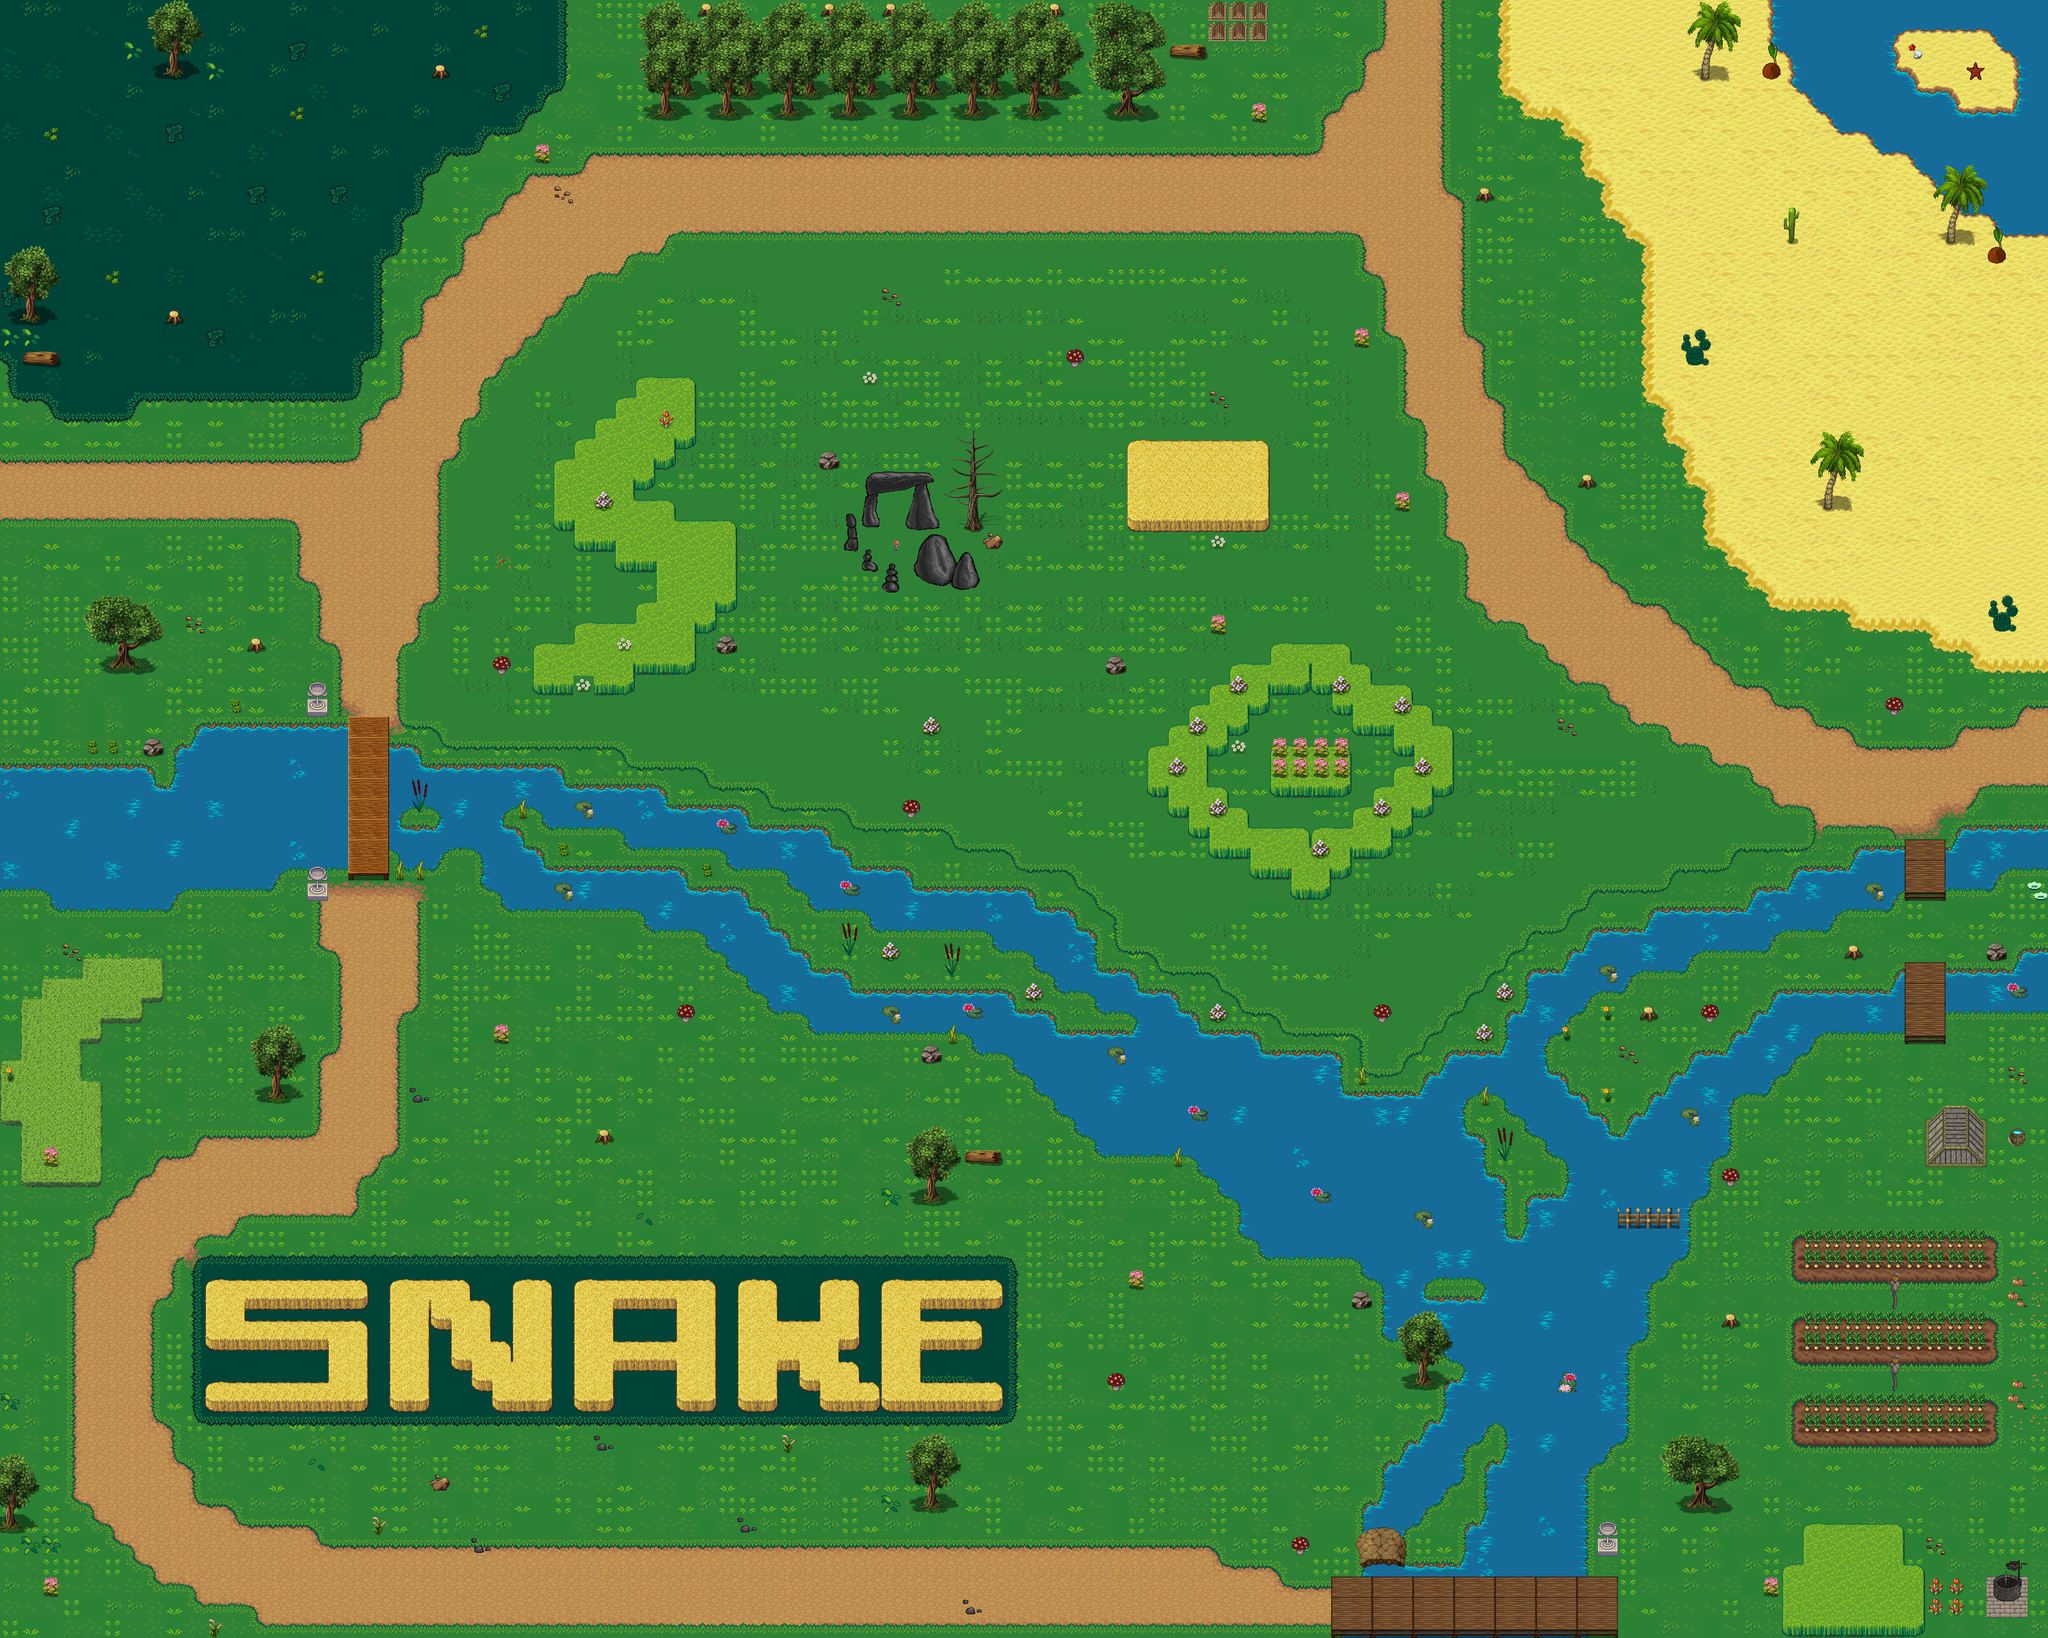

A 2D game scene composited from a Tiled map and its tileset images. What follows is a short description and the map's XML, with each tile layer's data collapsed to a summary:
An orthogonal 100x80 tile map with 32x32 px tiles, 8 tile layers (Gramado solo, Gramado 2 e areia, Rio, Árvores 1 e Snake, ...), 4 tilesets and 379 objects (221x Wall, 94x fruit, 58x mato grosso, player, presa1, ...).

<map version="1.2" tiledversion="1.3.5" orientation="orthogonal" renderorder="right-down" width="100" height="80" tilewidth="32" tileheight="32" infinite="0" nextlayerid="14" nextobjectid="402">
 <tileset firstgid="1" name="Árvores" tilewidth="32" tileheight="32" tilecount="256" columns="16">
  <image source="../assets/img/celianna_TileB1.png" width="512" height="512" />
 </tileset>
 <tileset firstgid="257" name="Terreno principal 2" tilewidth="32" tileheight="32" tilecount="483" columns="21">
  <image source="../assets/img/terrain.png" width="672" height="736" />
  <terraintypes>
   <terrain name="Caminho de terra claro" tile="64" />
   <terrain name="Caminnho de terra vermelha" tile="70" />
   <terrain name="Terra escura na grama" tile="208" />
   <terrain name="Rio" tile="260" />
   <terrain name="Areia" tile="316" />
   <terrain name="Ilha de areia" tile="278" />
   <terrain name="Gramado claro" tile="149" />
   <terrain name="Buraco com água" tile="41" />
   <terrain name="Buraco" tile="52" />
   <terrain name="Feno" tile="205" />
   <terrain name="Gramado escuro" tile="155" />
   <terrain name="Mato médio" tile="156" />
   <terrain name="Mato Alto" tile="159" />
  </terraintypes>
  <tile id="1" terrain="0,0,0," />
  <tile id="2" terrain="0,0,,0" />
  <tile id="7" terrain="1,1,1," />
  <tile id="8" terrain="1,1,,1" />
  <tile id="10" terrain="8,8,8," />
  <tile id="11" terrain="8,8,,8" />
  <tile id="19" terrain="7,7,7," />
  <tile id="20" terrain="7,7,,7" />
  <tile id="22" terrain="0,,0,0" />
  <tile id="23" terrain=",0,0,0" />
  <tile id="28" terrain="1,,1,1" />
  <tile id="29" terrain=",1,1,1" />
  <tile id="31" terrain="8,,8,8" />
  <tile id="32" terrain=",8,8,8" />
  <tile id="40" terrain="7,,7,7" />
  <tile id="41" terrain=",7,7,7" />
  <tile id="42" terrain=",,,0" />
  <tile id="43" terrain=",,0,0" />
  <tile id="44" terrain=",,0," />
  <tile id="48" terrain=",,,1" />
  <tile id="49" terrain=",,1,1" />
  <tile id="50" terrain=",,1," />
  <tile id="51" terrain=",,,8" />
  <tile id="52" terrain=",,8,8" />
  <tile id="53" terrain=",,8," />
  <tile id="60" terrain=",,,7" />
  <tile id="61" terrain=",,7,7" />
  <tile id="62" terrain=",,7," />
  <tile id="63" terrain=",0,,0" />
  <tile id="64" terrain="0,0,0,0" />
  <tile id="65" terrain="0,,0," />
  <tile id="69" terrain=",1,,1" />
  <tile id="70" terrain="1,1,1,1" />
  <tile id="71" terrain="1,,1," />
  <tile id="72" terrain=",8,,8" />
  <tile id="73" terrain="8,8,8,8" />
  <tile id="74" terrain="8,,8," />
  <tile id="81" terrain=",7,,7" />
  <tile id="82" terrain="7,7,7,7" />
  <tile id="83" terrain="7,,7," />
  <tile id="84" terrain=",0,," />
  <tile id="85" terrain="0,0,," />
  <tile id="86" terrain="0,,," />
  <tile id="90" terrain=",1,," />
  <tile id="91" terrain="1,1,," />
  <tile id="92" terrain="1,,," />
  <tile id="93" terrain=",8,," />
  <tile id="94" terrain="8,8,," />
  <tile id="95" terrain="8,,," />
  <tile id="102" terrain=",7,," />
  <tile id="103" terrain="7,7,," />
  <tile id="104" terrain="7,,," />
  <tile id="127" terrain="6,6,6," />
  <tile id="128" terrain="6,6,,6" />
  <tile id="133" terrain="10,10,10," />
  <tile id="134" terrain="10,10,,10" />
  <tile id="136" terrain="11,11,11," />
  <tile id="137" terrain="11,11,,11" />
  <tile id="139" terrain="12,12,12," />
  <tile id="140" terrain="12,12,,12" />
  <tile id="142" terrain="9,9,9," />
  <tile id="143" terrain="9,9,,9" />
  <tile id="145" terrain="2,2,2," />
  <tile id="146" terrain="2,2,,2" />
  <tile id="148" terrain="6,,6,6" />
  <tile id="149" terrain=",6,6,6" />
  <tile id="154" terrain="10,,10,10" />
  <tile id="155" terrain=",10,10,10" />
  <tile id="157" terrain="11,,11,11" />
  <tile id="158" terrain=",11,11,11" />
  <tile id="160" terrain="12,,12,12" />
  <tile id="161" terrain=",12,12,12" />
  <tile id="163" terrain="9,,9,9" />
  <tile id="164" terrain=",9,9,9" />
  <tile id="166" terrain="2,,2,2" />
  <tile id="167" terrain=",2,2,2" />
  <tile id="168" terrain=",,,6" />
  <tile id="169" terrain=",,6,6" />
  <tile id="170" terrain=",,6," />
  <tile id="174" terrain=",,,10" />
  <tile id="175" terrain=",,10,10" />
  <tile id="176" terrain=",,10," />
  <tile id="177" terrain=",,,11" />
  <tile id="178" terrain=",,11,11" />
  <tile id="179" terrain=",,11," />
  <tile id="180" terrain=",,,12" />
  <tile id="181" terrain=",,12,12" />
  <tile id="182" terrain=",,12," />
  <tile id="183" terrain=",,,9" />
  <tile id="184" terrain=",,9,9" />
  <tile id="185" terrain=",,9," />
  <tile id="186" terrain=",,,2" />
  <tile id="187" terrain=",,2,2" />
  <tile id="188" terrain=",,2," />
  <tile id="189" terrain=",6,,6" />
  <tile id="190" terrain="6,6,6,6" />
  <tile id="191" terrain="6,,6," />
  <tile id="195" terrain=",10,,10" />
  <tile id="196" terrain="10,10,10,10" />
  <tile id="197" terrain="10,,10," />
  <tile id="198" terrain=",11,,11" />
  <tile id="199" terrain="11,11,11,11" />
  <tile id="200" terrain="11,,11," />
  <tile id="201" terrain=",12,,12" />
  <tile id="202" terrain="12,12,12,12" />
  <tile id="203" terrain="12,,12," />
  <tile id="204" terrain=",9,,9" />
  <tile id="205" terrain="9,9,9,9" probability="0.01" />
  <tile id="206" terrain="9,,9," />
  <tile id="207" terrain=",2,,2" />
  <tile id="208" terrain="2,2,2,2" />
  <tile id="209" terrain="2,,2," />
  <tile id="210" terrain=",6,," />
  <tile id="211" terrain="6,6,," />
  <tile id="212" terrain="6,,," />
  <tile id="216" terrain=",10,," />
  <tile id="217" terrain="10,10,," />
  <tile id="218" terrain="10,,," />
  <tile id="219" terrain=",11,," />
  <tile id="220" terrain="11,11,," />
  <tile id="221" terrain="11,,," />
  <tile id="222" terrain=",12,," />
  <tile id="223" terrain="12,12,," />
  <tile id="224" terrain="12,,," />
  <tile id="225" terrain=",9,," />
  <tile id="226" terrain="9,9,," />
  <tile id="227" terrain="9,,," />
  <tile id="228" terrain=",2,," />
  <tile id="229" terrain="2,2,," />
  <tile id="230" terrain="2,,," />
  <tile id="234" probability="0.01" />
  <tile id="235" probability="0.01" />
  <tile id="236" probability="0.01" />
  <tile id="240" probability="0.01" />
  <tile id="241" probability="0.01" />
  <tile id="259" terrain="3,3,3," />
  <tile id="260" terrain="3,3,,3" />
  <tile id="280" terrain="3,,3,3" />
  <tile id="281" terrain=",3,3,3" />
  <tile id="300" terrain=",,,3" />
  <tile id="301" terrain=",,3,3" />
  <tile id="302" terrain=",,3," />
  <tile id="319" terrain="5,5,5,5" />
  <tile id="321" terrain=",3,,3" />
  <tile id="322" terrain="3,3,3,3" />
  <tile id="323" terrain="3,,3," />
  <tile id="342" terrain=",3,," />
  <tile id="343" terrain="3,3,," />
  <tile id="344" terrain="3,,," />
 </tileset>
 <tileset firstgid="740" name="Mais terrenos" tilewidth="32" tileheight="32" tilecount="192" columns="16">
  <image source="../assets/img/celianna_TileA2.png" width="512" height="384" />
 </tileset>
 <tileset firstgid="932" name="Construções" tilewidth="32" tileheight="32" tilecount="900" columns="30">
  <image source="../assets/img/kisspng-sprite-tile-based-video-game-opengameart-org-tiles-5ad7e1d7a1c119.0323451215240974956626.png" width="960" height="960" />
 </tileset>
 <layer id="1" name="Gramado solo" width="100" height="80">
  <data>[8000 cells, 8000 non-empty, 6 distinct tile ids]</data>
 </layer>
 <layer id="2" name="Gramado 2 e areia" width="100" height="80">
  <data>[8000 cells, 2457 non-empty, 37 distinct tile ids]</data>
 </layer>
 <layer id="3" name="Rio" width="100" height="80">
  <data>[8000 cells, 3819 non-empty, 72 distinct tile ids]</data>
 </layer>
 <layer id="4" name="Árvores 1 e Snake" width="100" height="80">
  <data>[8000 cells, 336 non-empty, 42 distinct tile ids]</data>
 </layer>
 <layer id="5" name="Árvores2" width="100" height="80">
  <data>[8000 cells, 100 non-empty, 28 distinct tile ids]</data>
 </layer>
 <layer id="6" name="Árvores 3" width="100" height="80">
  <data>[8000 cells, 267 non-empty, 49 distinct tile ids]</data>
 </layer>
 <layer id="7" name="Decorações" width="100" height="80">
  <data>[8000 cells, 1287 non-empty, 164 distinct tile ids]</data>
 </layer>
 <layer id="13" name="Decorações 2" width="100" height="80">
  <data>[8000 cells, 22 non-empty, 5 distinct tile ids]</data>
 </layer>
 <objectgroup id="8" name="Walls &amp; fruits">
  <object id="1" name="Wall" x="1000" y="8" width="696" height="184" />
  <object id="2" name="Wall" x="264" y="488" width="16" height="16" />
  <object id="3" name="Wall" x="680" y="104" width="16" height="16" />
  <object id="4" name="Wall" x="40" y="552" width="48" height="24" />
  <object id="5" name="Wall" x="16" y="400" width="64" height="104" />
  <object id="6" name="Wall" x="240" y="8" width="64" height="112" />
  <object id="7" name="Wall" x="392" y="1000" width="16" height="16" />
  <object id="8" name="Wall" x="224" y="1152" width="32" height="32" />
  <object id="9" name="Wall" x="136" y="928" width="72" height="80" />
  <object id="10" name="Wall" x="480" y="1064" width="32" height="56" />
  <object id="11" name="Wall" x="1120" y="992" width="32" height="32" />
  <object id="12" name="Wall" x="1320" y="800" width="24" height="64" />
  <object id="13" name="Wall" x="1432" y="840" width="64" height="72" />
  <object id="14" name="Wall" x="1496" y="864" width="24" height="56" />
  <object id="15" name="Wall" x="1504" y="680" width="24" height="152" />
  <object id="16" name="Wall" x="1536" y="840" width="32" height="16" />
  <object id="17" name="Wall" x="1728" y="1024" width="32" height="32" />
  <object id="18" name="Wall" x="936.521" y="1766.25" width="14.6744" height="18.6508" />
  <object id="19" name="Wall" x="128" y="1480" width="32" height="16" />
  <object id="20" name="Wall" x="480" y="1376" width="32" height="32" />
  <object id="21" name="Wall" x="672" y="2312" width="32" height="16" />
  <object id="22" name="Wall" x="2114.28" y="2022.07" width="24.0344" height="22.7068" />
  <object id="23" name="Wall" x="1352" y="736" width="24" height="88" />
  <object id="24" name="Wall" x="1416" y="760" width="48" height="64" />
  <object id="25" name="Wall" x="1376" y="736" width="72" height="32" />
  <object id="26" name="Wall" x="1344" y="856" width="24" height="40" />
  <object id="27" name="Wall" x="1376" y="880" width="32" height="48" />
  <object id="28" name="Wall" x="1720" y="16" width="104" height="168" />
  <object id="29" name="Wall" x="1824" y="72" width="56" height="16" />
  <object id="30" name="Wall" x="1888" y="0" width="88" height="64" />
  <object id="31" name="Wall" x="2624" y="512" width="48" height="64" />
  <object id="32" name="Wall" x="2848" y="680" width="48" height="112" />
  <object id="33" name="Wall" x="3040" y="272" width="48" height="112" />
  <object id="34" name="Wall" x="2656" y="16" width="48" height="112" />
  <object id="35" name="Wall" x="3008" y="1730.2" width="96" height="93.7988" />
  <object id="36" name="Wall" x="3139.4" y="1669.66" width="24.0731" height="22.1857" />
  <object id="37" name="Wall" x="3140.91" y="1769.06" width="21.0533" height="22.9407" />
  <object id="38" name="Wall" x="2696" y="2056" width="16" height="16" />
  <object id="39" name="Wall" x="2496" y="2387.72" width="32" height="44.2772" />
  <object id="40" name="Wall" x="3112" y="2464" width="48" height="40" />
  <object id="41" name="Wall" x="1512" y="1800" width="48" height="16" />
  <object id="42" name="Wall" x="408" y="1608" width="48" height="112" />
  <object id="43" name="Wall" x="0" y="1232" width="544" height="112" />
  <object id="44" name="Wall" x="312" y="1136" width="232" height="96" />
  <object id="45" name="Wall" x="280" y="1168" width="32" height="64" />
  <object id="46" name="Wall" x="0" y="1200" width="240" height="32" />
  <object id="47" name="Wall" x="608" y="1168" width="48" height="96" />
  <object id="48" name="Wall" x="656" y="1200" width="216" height="64" />
  <object id="49" name="Wall" x="784" y="1360" width="296" height="64" />
  <object id="52" name="fruit" x="1992" y="424" width="16" height="16" />
  <object id="53" name="fruit" x="968" y="168" width="16" height="16" />
  <object id="54" name="fruit" x="424" y="40" width="16" height="16" />
  <object id="55" name="fruit" x="224" y="656" width="16" height="16" />
  <object id="56" name="fruit" x="296" y="1000" width="16" height="16" />
  <object id="57" name="fruit" x="720" y="1344" width="16" height="16" />
  <object id="58" name="fruit" x="96" y="1616" width="16" height="16" />
  <object id="59" name="fruit" x="48" y="1976" width="16" height="16" />
  <object id="60" name="fruit" x="688" y="1928" width="16" height="16" />
  <object id="61" name="fruit" x="1048" y="1928" width="16" height="16" />
  <object id="62" name="fruit" x="1352" y="1936" width="16" height="16" />
  <object id="64" name="fruit" x="1320" y="2472" width="16" height="16" />
  <object id="65" name="fruit" x="1784" y="2472" width="16" height="16" />
  <object id="66" name="fruit" x="2312" y="2504" width="16" height="16" />
  <object id="67" name="fruit" x="2248" y="2376" width="16" height="16" />
  <object id="68" name="fruit" x="1848" y="2224" width="16" height="16" />
  <object id="69" name="fruit" x="1848" y="1904" width="16" height="16" />
  <object id="70" name="fruit" x="2984" y="2152" width="16" height="16" />
  <object id="71" name="fruit" x="2984" y="2024" width="16" height="16" />
  <object id="72" name="fruit" x="2568" y="1608" width="16" height="16" />
  <object id="73" name="fruit" x="2824" y="1512" width="16" height="16" />
  <object id="74" name="fruit" x="3112" y="1096" width="16" height="16" />
  <object id="75" name="fruit" x="2128" y="1512" width="16" height="16" />
  <object id="76" name="fruit" x="2064" y="1160" width="16" height="16" />
  <object id="77" name="fruit" x="1608" y="1160" width="16" height="16" />
  <object id="78" name="fruit" x="1960" y="648" width="16" height="16" />
  <object id="79" name="fruit" x="1448" y="968" width="16" height="16" />
  <object id="80" name="fruit" x="1256" y="808" width="16" height="16" />
  <object id="81" name="fruit" x="1416" y="488" width="16" height="16" />
  <object id="82" name="fruit" x="1000" y="712" width="16" height="16" />
  <object id="83" name="fruit" x="904" y="912" width="16" height="16" />
  <object id="84" name="fruit" x="936" y="1192" width="16" height="16" />
  <object id="85" name="fruit" x="1288" y="1256" width="16" height="16" />
  <object id="86" name="fruit" x="1640" y="1392" width="16" height="16" />
  <object id="87" name="fruit" x="1928" y="104" width="16" height="16" />
  <object id="88" name="fruit" x="2376" y="40" width="16" height="16" />
  <object id="89" name="fruit" x="2992" y="296" width="16" height="16" />
  <object id="90" name="fruit" x="3080" y="752" width="16" height="16" />
  <object id="91" name="Wall" x="3112" y="936" width="32" height="48" />
  <object id="97" name="player" x="232" y="232" width="24" height="24" />
  <object id="98" name="Wall" x="0" y="1344" width="424" height="48" />
  <object id="99" name="Wall" x="80" y="1392" width="192" height="24" />
  <object id="100" name="Wall" x="424" y="1344" width="120" height="16" />
  <object id="101" name="Wall" x="608" y="1296" width="208" height="24" />
  <object id="102" name="Wall" x="624" y="1320" width="64" height="32" />
  <object id="103" name="Wall" x="752" y="1320" width="96" height="40" />
  <object id="104" name="Wall" x="872" y="1224" width="160" height="64" />
  <object id="105" name="Wall" x="3056" y="1288" width="144" height="64" />
  <object id="106" name="Wall" x="3040" y="1352" width="96" height="16" />
  <object id="107" name="Wall" x="3040" y="1368" width="72" height="16" />
  <object id="108" name="Wall" x="3040" y="1328" width="16" height="24" />
  <object id="109" name="Wall" x="752" y="1360" width="32" height="24" />
  <object id="110" name="Wall" x="768" y="1384" width="16" height="8" />
  <object id="111" name="Wall" x="688" y="1320" width="64" height="8" />
  <object id="112" name="Wall" x="608" y="1320" width="16" height="8" />
  <object id="113" name="Wall" x="1016" y="1424" width="176" height="24" />
  <object id="114" name="Wall" x="1080" y="1392" width="88" height="32" />
  <object id="115" name="Wall" x="1104" y="1448" width="120" height="32" />
  <object id="116" name="Wall" x="1136" y="1480" width="128" height="32" />
  <object id="117" name="Wall" x="1160" y="1512" width="168" height="32" />
  <object id="118" name="Wall" x="2768" y="0" width="432" height="72" />
  <object id="119" name="Wall" x="2936" y="72" width="264" height="168" />
  <object id="120" name="Wall" x="2880" y="72" width="56" height="136" />
  <object id="121" name="Wall" x="2864" y="72" width="16" height="128" />
  <object id="122" name="Wall" x="2848" y="72" width="16" height="104" />
  <object id="123" name="Wall" x="2832" y="72" width="16" height="96" />
  <object id="124" name="Wall" x="2816" y="72" width="16" height="72" />
  <object id="125" name="Wall" x="2800" y="72" width="16" height="64" />
  <object id="126" name="Wall" x="1688" y="1648" width="408" height="128" />
  <object id="127" name="Wall" x="1368" y="1392" width="248" height="64" />
  <object id="128" name="Wall" x="1032" y="1264" width="128" height="56" />
  <object id="129" name="Wall" x="976" y="1288" width="56" height="32" />
  <object id="130" name="Wall" x="1160" y="1296" width="128" height="64" />
  <object id="131" name="Wall" x="1144" y="1320" width="16" height="32" />
  <object id="132" name="Wall" x="1232" y="1360" width="192" height="32" />
  <object id="133" name="Wall" x="1272" y="1392" width="96" height="24" />
  <object id="134" name="Wall" x="2352" y="1936" width="128" height="528" />
  <object id="135" name="Wall" x="2480" y="1784" width="64" height="464" />
  <object id="136" name="Wall" x="2480" y="2248" width="32" height="32" />
  <object id="137" name="Wall" x="2512" y="2248" width="16" height="16" />
  <object id="138" name="Wall" x="1200" y="1544" width="384" height="32" />
  <object id="139" name="Wall" x="1264" y="1576" width="384" height="32" />
  <object id="140" name="Wall" x="1528" y="1608" width="440" height="40" />
  <object id="141" name="Wall" x="1680" y="1648" width="8" height="112" />
  <object id="142" name="Wall" x="1664" y="1648" width="16" height="96" />
  <object id="143" name="Wall" x="1648" y="1648" width="16" height="88" />
  <object id="144" name="Wall" x="1624" y="1648" width="24" height="64" />
  <object id="145" name="Wall" x="1584" y="1648" width="40" height="24" />
  <object id="146" name="Wall" x="1608" y="1672" width="16" height="16" />
  <object id="147" name="Wall" x="1720" y="1776" width="592" height="24" />
  <object id="148" name="Wall" x="1880" y="1800" width="440" height="24" />
  <object id="149" name="Wall" x="1616" y="1424" width="64" height="88" />
  <object id="150" name="Wall" x="1552" y="1456" width="64" height="24" />
  <object id="151" name="Wall" x="1680" y="1456" width="32" height="88" />
  <object id="152" name="Wall" x="1648" y="1512" width="32" height="32" />
  <object id="153" name="Wall" x="1712" y="1520" width="64" height="48" />
  <object id="154" name="Wall" x="1720" y="1568" width="120" height="8" />
  <object id="155" name="Wall" x="1776" y="1552" width="56" height="16" />
  <object id="156" name="Wall" x="1776" y="1576" width="88" height="32" />
  <object id="157" name="Wall" x="2096" y="1712" width="192" height="64" />
  <object id="158" name="Wall" x="2256" y="1648" width="160" height="64" />
  <object id="159" name="Wall" x="2232" y="1680" width="24" height="32" />
  <object id="160" name="Wall" x="2352" y="1584" width="64" height="64" />
  </objectgroup>
 <objectgroup id="12" name="Fruits">
  <!-- 41 objects omitted --></objectgroup>
 <objectgroup id="11" name="Mato Grosso">
  <!-- 58 objects omitted --></objectgroup>
 <objectgroup id="10" name="Presas">
  <!-- 3 objects omitted --></objectgroup>
</map>
<!-- 227 of 379 objects omitted -->
